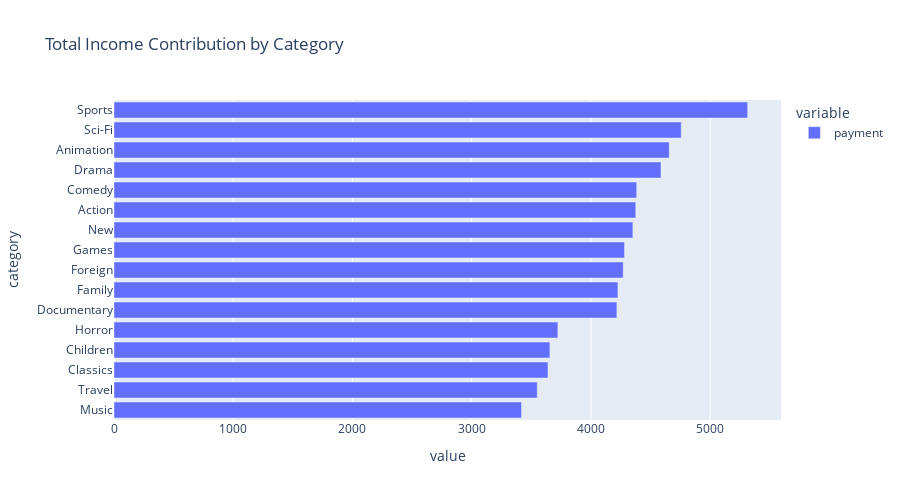

The code cell stored with this chart in its notebook:
### Markdown cell above
### Highest contributors

### Code cell
df_fig2 = df_durcon.groupby('category')[['category','payment']].sum().sort_values('payment', ascending=False)

fig2 = px.bar(  data_frame=df_fig2,
                orientation='h',
                title='Total Income Contribution by Category',
                height=500)

fig2.update_layout(yaxis ={'categoryorder':'total ascending'})


fig2.show()

### Figure 1 — Plotly figure (JSON) as saved in the notebook; plotly's stock layout.template omitted (floating-point values rounded to 4 significant figures)
{"data": [{"alignmentgroup": "True", "hovertemplate": "variable=payment<br>value=%{x}<br>category=%{y}<extra></extra>", "legendgroup": "payment", "marker": {"color": "#636efa", "pattern": {"shape": ""}}, "name": "payment", "offsetgroup": "payment", "orientation": "h", "showlegend": true, "textposition": "auto", "type": "bar", "x": [5314.0, 4757.0, 4656.0, 4587.0, 4384.0, 4376.0, 4352.0, 4281.0, 4271.0, 4226.0, 4218.0, 3723.0, 3656.0, 3640.0, 3550.0, 3418.0], "xaxis": "x", "y": ["Sports", "Sci-Fi", "Animation", "Drama", "Comedy", "Action", "New", "Games", "Foreign", "Family", "Documentary", "Horror", "Children", "Classics", "Travel", "Music"], "yaxis": "y"}], "layout": {"barmode": "relative", "height": 500, "legend": {"title": {"text": "variable"}, "tracegroupgap": 0}, "title": {"text": "Total Income Contribution by Category"}, "xaxis": {"anchor": "y", "domain": [0, 1], "title": {"text": "value"}}, "yaxis": {"anchor": "x", "categoryorder": "total ascending", "domain": [0, 1], "title": {"text": "category"}}}}
